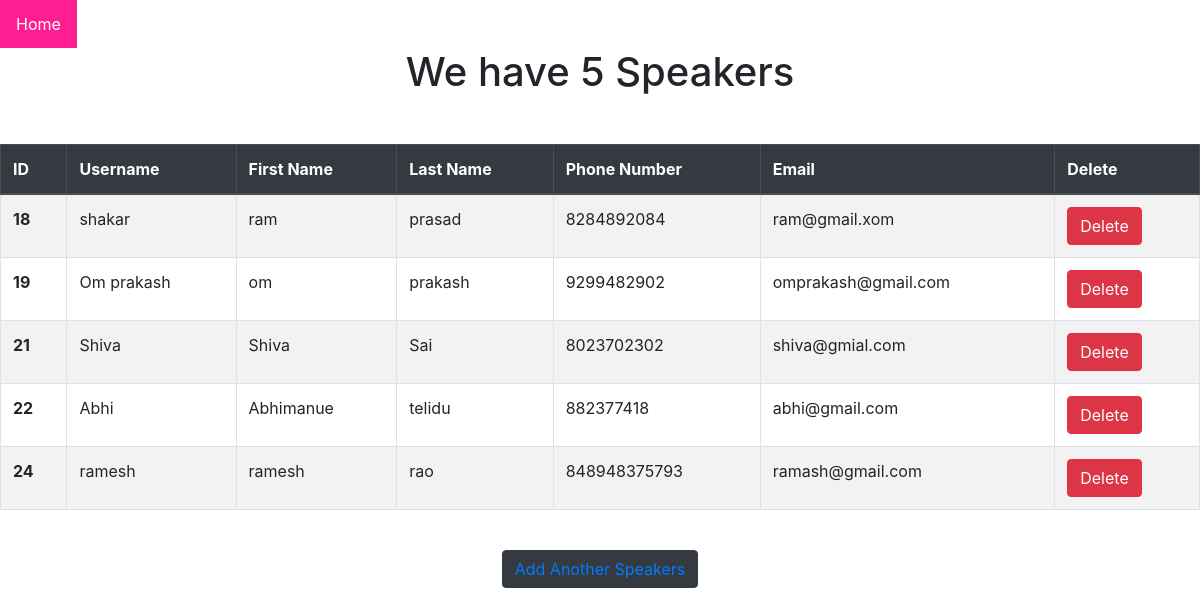
Page /listspeakers on the committed database.
### Details/models.py (models this page shows, shortened)
class speakerinfo(models.Model):
    username =models.CharField(max_length=20)
    fname = models.CharField(max_length=20)
    lname =models.CharField(max_length=20)
    email= models.CharField(max_length=30)
    phnumber = models.CharField(max_length=20, null=True)

### Details/views.py (the view)
# urls.py: path("listspeakers", views.listspeakers, name ='listspeakers')
def listspeakers(request):
    all_details = speakerinfo.objects.all()
    count =speakerinfo.objects.all().count()
    context=count
    return render(request, "pages/listspeakers.html",{'all_details': all_details, 'context':context})

### templates/pages/listspeakers.html (shortened to what this page needs)
<!DOCTYPE html>
{% load static %}
<html lang="en">
<head>
    <link rel="stylesheet" href="{% static 'enroll/css/bootstrap.css' %}">
</head>
<body>
  <button  class="btnhome"  onclick="window.location.href='home'">Home</button>
    <br>
    <div class="container">
        <div class="row justify-content-center">
             <h1>We have {{context}} Speakers</h1>
        </div>
      </div>
    <br>
 <table class="table table-striped">
   <table id="bootstrapdatatable" class="table table-striped table-bordered" width="100%">
    <thead class="thead-dark">
      <tr>
        <th scope="col">ID</th>
        <th scope="col">Username</th>
        <th scope="col">First Name</th>
        <th scope="col">Last Name</th>
        <th scope="col">Phone Number</th>
        <th scope="col">Email</th>
        <th scope="col">Delete</th>
      </tr>
    </thead>
    <tbody>
     {% for i in all_details%}
      <tr>
        <th scope="row">{{i.id}}</th>
        <td>{{i.username}}</td>
        <td>{{i.fname}}</td>
        <td>{{i.lname}}</td>
        <td>{{i.phnumber}}</td>
        <td>{{i.email}}</td>
        <td><a href="/removeuser/{{ i.id }}" class="btn btn-danger">Delete</a></td>
      </tr>
      {%endfor%}
    </tbody>
  </table>
  <br>
    <div class="text-center">
    <button type="button" class="btn btn-dark btn-rounded"><a href="/adduser"  text-align: center ,text-color: white> Add Another Speakers</a></button>
    </div>
</body>
</html>

### templates/pages/listspeakers.html (style rules this page uses)
.btnhome { background-color: rgb(255, 30, 146); border: none; color: white; padding: 12px 16px; font-size: 16px; cursor: pointer; }

### rows in the picture
speakerinfo: id "18", username "shakar", fname "ram", lname "prasad", phnumber "8284892084", email "ram@gmail.xom"
speakerinfo: id "19", username "Om prakash", fname "om", lname "prakash", phnumber "9299482902", email "omprakash@gmail.com"
speakerinfo: id "21", username "Shiva", fname "Shiva", lname "Sai", phnumber "8023702302", email "shiva@gmial.com"
speakerinfo: id "22", username "Abhi", fname "Abhimanue", lname "telidu", phnumber "882377418", email "abhi@gmail.com"
speakerinfo: id "24", username "ramesh", fname "ramesh", lname "rao", phnumber "848948375793", email "ramash@gmail.com"

### other values in the picture
{{ context }} "5"
